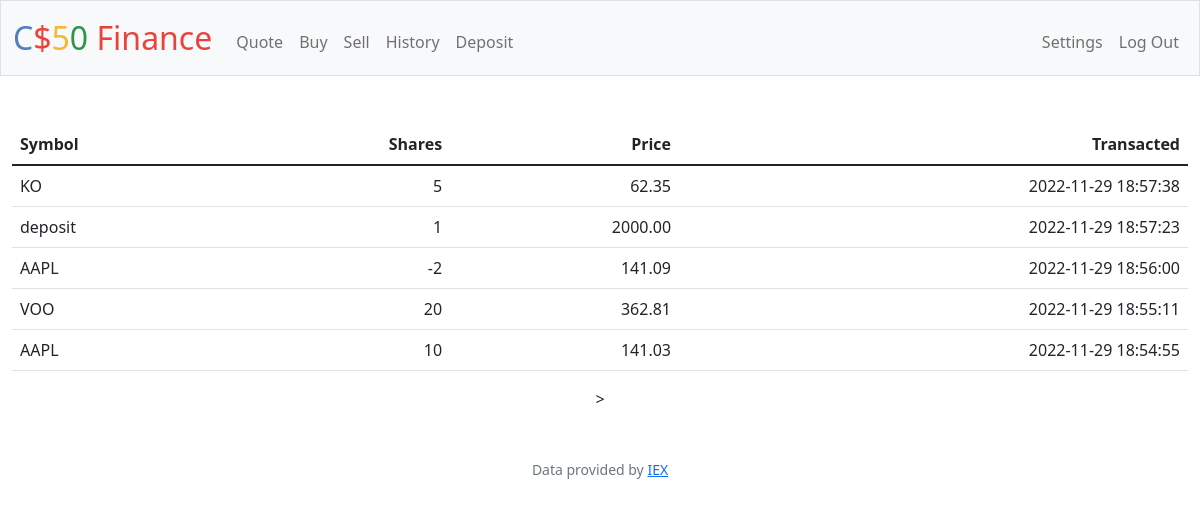
The app's page /history (signed in) with its own data.
### tables this page shows
CREATE TABLE history(
    id INTEGER PRIMARY KEY AUTOINCREMENT NOT NULL,
    user_id integer not null,
    symbol text not null,
    shares integer not null,
    price integer not null,
    transacted datetime
);

### app.py (the view)
@app.route("/history")
@login_required
def history():
    query = "select * from history where user_id in(select id from users where id = ?);"
    transactions = db.execute(query, session["user_id"])
    if len(transactions) == 0:
        return render_template(
            "history.html",
            transactions=transactions
        )
    else:
        return render_template(
            "history.html",
            transactions=transactions
        )

### app.py (called while the page is built)
@app.after_request
def after_request(response):
    response.headers["Cache-Control"] = "no-cache, no-store, must-revalidate"
    response.headers["Expires"] = 0
    response.headers["Pragma"] = "no-cache"
    return response

### helpers.py (called while the page is built)
def login_required(f):
    @wraps(f)
    def decorated_function(*args, **kwargs):
        if session.get("user_id") is None:
            return redirect("/login")
        return f(*args, **kwargs)
    return decorated_function

### templates/history.html (shortened to what this page needs)
{% extends "layout.html" %}
{% block main %}
    <table class="table">
        <thead>
            <tr>
                <th class="text-start">Symbol</th>
                <th class="text-end">Shares</th>
                <th class="text-end">Price</th>
                <th class="text-end">Transacted</th>
            </tr>
        </thead>
        <tbody>
            {% for transaction in transactions | reverse %}
                <tr>
                    <td class="text-start">{{ transaction.symbol }}</td>
                    <td class="text-end">{{ transaction.shares }}</td>
                    <td class="text-end">{{ "%3.2f" | format(transaction.price) }}</td>
                    <td class="text-end">{{ transaction.transacted }}</td>
                </tr>
            {% endfor %}
        </tbody>
    </table>>
{% endblock %}

### records on screen
history: price "62.35"
history: price "2000.00"
history: price "141.09"
history: price "362.81"
history: price "141.03"
